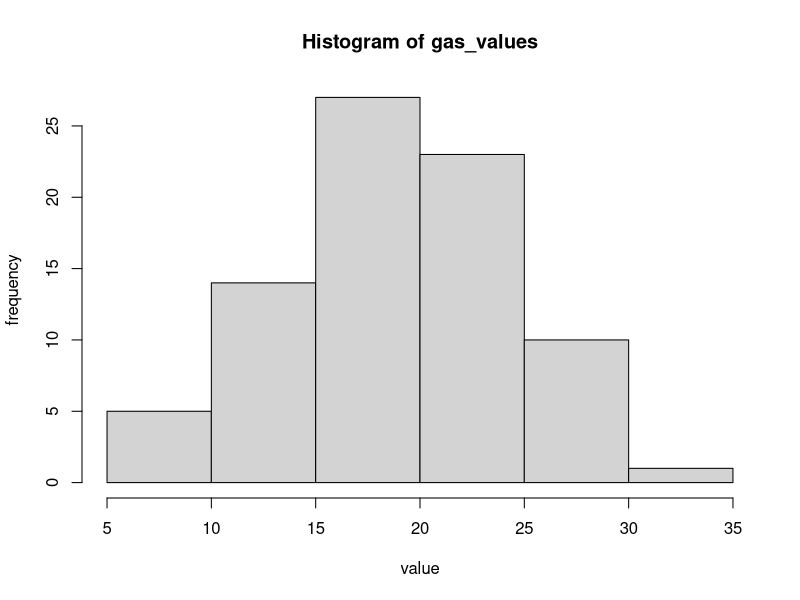
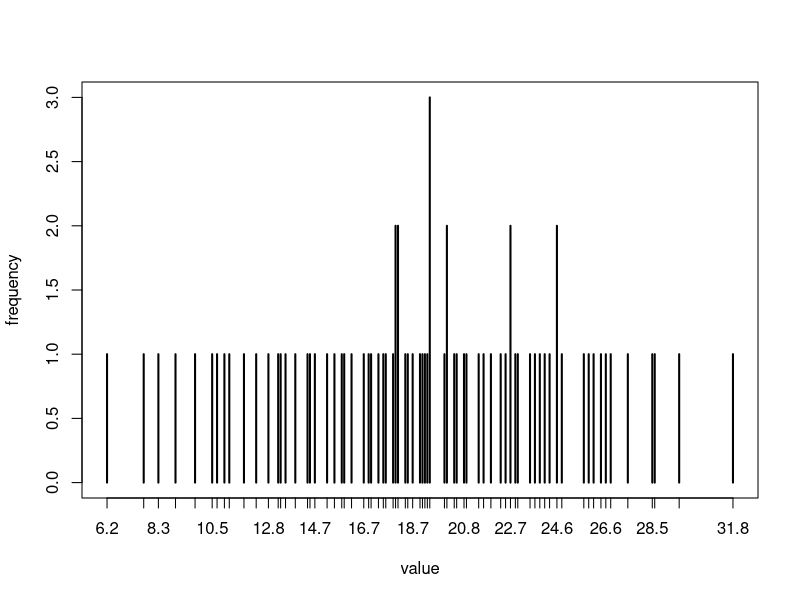
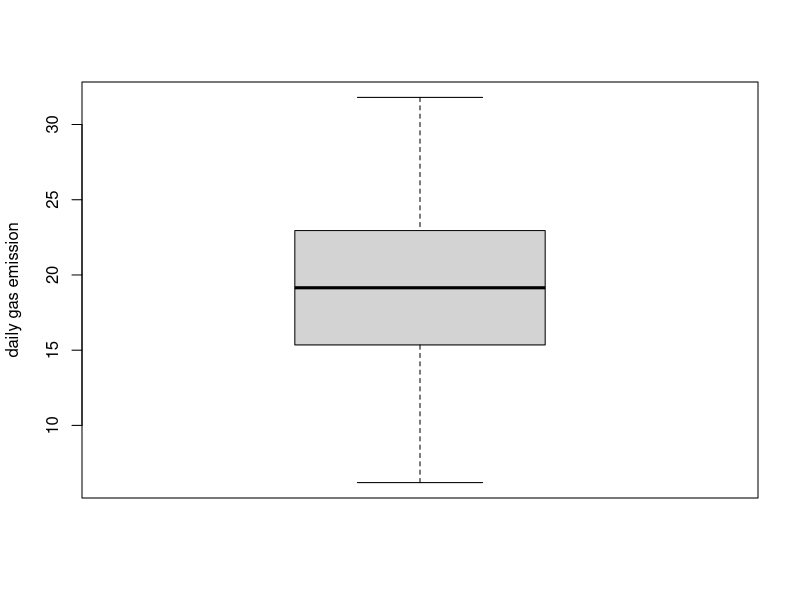

Recreate these plots in R, in order. (Note: this script raises an error after producing the figures.)
#############################################################
######################   QUESTION 1    ######################
#############################################################


# our data
gas_values <- c(15.8, 22.7, 26.8, 19.1, 18.5, 14.4, 8.3, 25.9, 26.4, 9.8, 21.9, 10.5, 17.3, 6.2, 18.0, 22.9, 24.6, 19.4, 12.3, 15.9, 20.1, 17.0, 22.3, 27.5, 23.9, 17.5, 11.0, 20.4, 16.2, 20.8, 20.9, 21.4, 18.0, 24.3, 11.8, 17.9, 18.7, 12.8, 15.5, 19.2, 13.9, 28.6, 19.4, 21.6, 13.5, 24.6, 20.0, 24.1, 9.0, 17.6, 25.7, 20.1, 13.2, 23.7, 10.7, 19.0, 14.5, 18.1, 31.8, 28.5, 22.7, 15.2, 23.0, 29.6, 11.2, 14.7, 20.5, 26.6, 13.3, 18.1, 24.8, 26.1, 7.7, 22.5, 19.3, 19.4, 16.7, 16.9, 23.5, 18.4)

# central tendency measures
mean(gas_values)
median(gas_values)

freq_table <- table(gas_values) # builds the ordered frequency table
gas_mode <- which.max(freq_table) # returns the value with the maximum frequency in the table (and also it's index)
gas_mode

# histogram
hist(gas_values, xlab="value", ylab="frequency") # for better visualization
plot(freq_table, xlab="value", ylab="frequency") # more detailed
# boxplot
boxplot(gas_values, ylab="daily gas emission")

# sorting for making things easier
gas_values <- sort(gas_values)
data_len <- length(gas_values) # there are 73 samples
# first quartile
q1 <- gas_values[(data_len+1)/4]
q1
# second quartile (median)
q2 <- median(gas_values)
q2
# third quartile
q3 <- gas_values[(data_len+1)*(3/4)]
q3

# declaring ppm > 25 condition
condition <- gas_values > 25
gas_above_limit <- gas_values[condition]
gas_above_limit
length(gas_above_limit) # 11 out of 73 days with gas emission above the limit. it's not exactly critical, but should be minimized


#############################################################
######################   QUESTION 2    ######################
#############################################################


# our data
idade <- c(28, 34, 46, 26, 37, 29, 51, 31, 39, 43, 58, 44, 25, 23, 52, 42, 48, 33, 38, 46)
nacionalidade <- c(Italiana, Inglesa, Belga, Espanhola, Italiana, Espanhola, Francesa, Belga, Italiana, Italiana, Italiana, Inglesa, Francesa, Espanhola, Italiana, Alemã, Francesa, Italiana, Alemã, Italiana)
renda <- c(2.3, 1.6, 1.2, 0.9, 2.1, 1.6, 1.8, 1.4, 1.2, 2.8, 3.4, 2.7, 1.6, 1.2, 1.1, 2.5, 2.0, 1.7, 2.1, 3.2)
xp <- c(2, 8, 21, 1, 15, 3, 28, 5, 13, 20, 32, 23, 1, 0, 29, 18, 19, 7, 12, 23)

#1.
media_idade <- mean(idade)
media_renda <- mean(renda)
media_xp <- mean(xp)

mediana_idade <- median(idade)
mediana_renda <- median(renda)
mediana_xp <- median(xp)

dp_idade <- sd(idade)
dp_renda <- sd(renda)
dp_xp <- sd(xp)

#2.
df <- data.frame(idade, nacionalidade, renda, xp)



#############################################################
######################   QUESTION 3    ######################
#############################################################


# importing dataset
bike_sharing <- read.csv("HW1_bike_sharing.csv")
bike_sharing
 
# item 2
attach(bike_sharing)

# temperature
temp_median <- median(temp)
temp_mean <- mean(temp)
temp_q1 <- temp[(length(temp))/4]
temp_q2 <- median(temp)
temp_q3 <- temp[(length(temp))*(3/4)]

# number of casual users
casual_median <- median(casual)
casual_mean <- mean(casual)
casual_q1 <- casual[(length(casual))/4]
casual_q2 <- median(casual)
casual_q3 <- casual[(length(casual))*(3/4)]

# number of registered users
reg_median <- median(registered)
reg_mean <- mean(registered)
reg_q1 <- registered[(length(registered))/4]
reg_q2 <- median(registered)
reg_q3 <- registered[(length(registered))*(3/4)]
